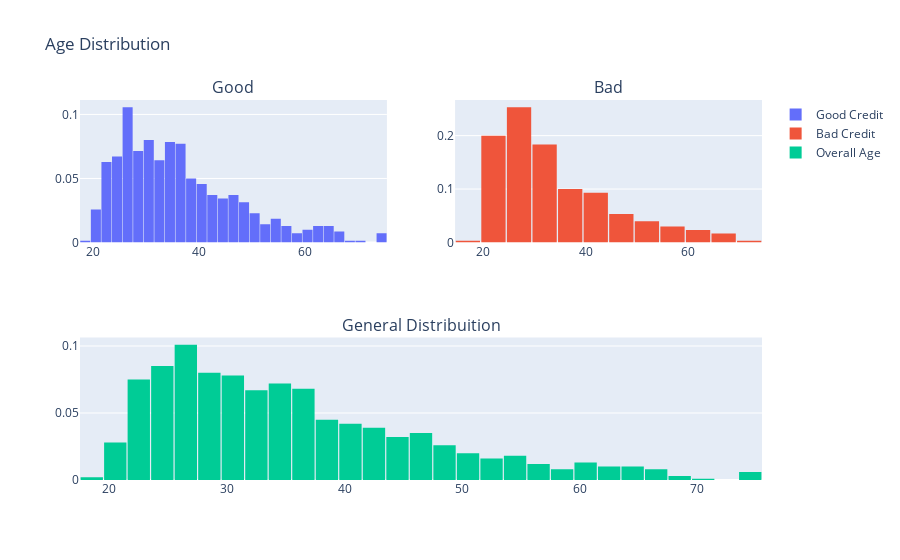

Write notebook code for a chart like this one.
### Markdown cell above
I will try implement some interactive visuals in my Kernels, this will be the first, inspired in Alexader's Kernel and I will also continue implementing plotly and bokeh in my Kernel.

### Code cell
df_good = df_credit.loc[df_credit["Risk"] == 'good']['Age'].values.tolist()
df_bad = df_credit.loc[df_credit["Risk"] == 'bad']['Age'].values.tolist()
df_age = df_credit['Age'].values.tolist()

#First plot
trace0 = go.Histogram(
    x=df_good,
    histnorm='probability',
    name="Good Credit"
)
#Second plot
trace1 = go.Histogram(
    x=df_bad,
    histnorm='probability',
    name="Bad Credit"
)
#Third plot
trace2 = go.Histogram(
    x=df_age,
    histnorm='probability',
    name="Overall Age"
)

#Creating the grid
fig = tls.make_subplots(rows=2, cols=2, specs=[[{}, {}], [{'colspan': 2}, None]],
                          subplot_titles=('Good','Bad', 'General Distribuition'))

#setting the figs
fig.append_trace(trace0, 1, 1)
fig.append_trace(trace1, 1, 2)
fig.append_trace(trace2, 2, 1)

fig['layout'].update(showlegend=True, title='Age Distribution', bargap=0.05)
py.iplot(fig, filename='custom-sized-subplot-with-subplot-titles')

### Figure 1 — Plotly figure (JSON) as saved in the notebook; plotly's stock layout.template omitted (floating-point values rounded to 4 significant figures; data arrays with more than 128 entries replaced by an {"elided": "..."} marker saying what was removed)
{"data": [{"histnorm": "probability", "name": "Good Credit", "type": "histogram", "x": {"elided": "700 int values"}, "xaxis": "x", "yaxis": "y"}, {"histnorm": "probability", "name": "Bad Credit", "type": "histogram", "x": {"elided": "300 int values"}, "xaxis": "x2", "yaxis": "y2"}, {"histnorm": "probability", "name": "Overall Age", "type": "histogram", "x": {"elided": "1000 int values"}, "xaxis": "x3", "yaxis": "y3"}], "layout": {"annotations": [{"font": {"size": 16}, "showarrow": false, "text": "Good", "x": 0.225, "xanchor": "center", "xref": "paper", "y": 1, "yanchor": "bottom", "yref": "paper"}, {"font": {"size": 16}, "showarrow": false, "text": "Bad", "x": 0.775, "xanchor": "center", "xref": "paper", "y": 1, "yanchor": "bottom", "yref": "paper"}, {"font": {"size": 16}, "showarrow": false, "text": "General Distribuition", "x": 0.5, "xanchor": "center", "xref": "paper", "y": 0.375, "yanchor": "bottom", "yref": "paper"}], "autosize": true, "bargap": 0.05, "showlegend": true, "title": {"text": "Age Distribution"}, "xaxis": {"anchor": "y", "autorange": true, "domain": [0, 0.45], "range": [17.5, 75.5], "type": "linear"}, "xaxis2": {"anchor": "y2", "autorange": true, "domain": [0.55, 1], "range": [14.5, 74.5], "type": "linear"}, "xaxis3": {"anchor": "y3", "autorange": true, "domain": [0, 1], "range": [17.5, 75.5], "type": "linear"}, "yaxis": {"anchor": "x", "autorange": true, "domain": [0.625, 1], "range": [0, 0.1113]}, "yaxis2": {"anchor": "x2", "autorange": true, "domain": [0.625, 1], "range": [0, 0.2667]}, "yaxis3": {"anchor": "x3", "autorange": true, "domain": [0, 0.375], "range": [0, 0.1063]}}}
